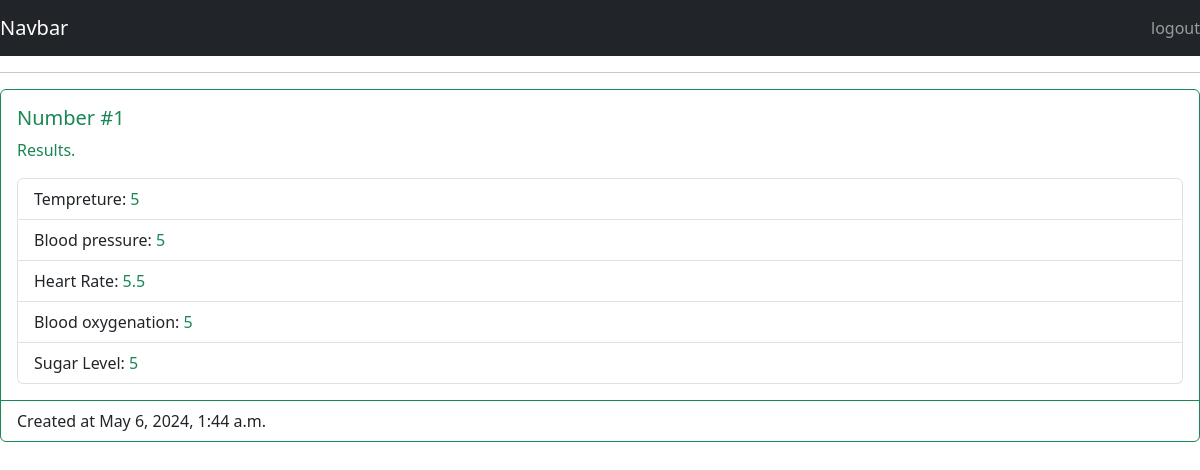
/result/1 (signed in), run on the app's committed database.
### medical/models.py (models this page shows, shortened)
class result(models.Model):
    created_at = models.DateTimeField(null=True, blank=True)
    temp = models.CharField(max_length=64)
    press = models.CharField(max_length=64)
    h_rate = models.CharField(max_length=64)
    b_oxy = models.CharField(max_length=64)
    Sugar = models.CharField(max_length=64)

### medical/views.py (the view)
# urls.py: path("result/<int:result_id>", views.result_info, name="result_info"),
@login_required(login_url="/login/")
def result_info(request, result_id):
    if request.method == "GET":
        main = get_object_or_404(result, pk=result_id)
        return render(request, "medical/result.html",{"main": main})

### medical/templates/medical/result.html
{% extends "medical/layout.html" %}
{% block body %}
<hr>
<div class="card border-success mb-3">
    <div class="card-body text-success">
    <h5 class="card-title">Number #{{main.id}}</h5>
    <p class="card-text">Results.</p>
    <ul class="list-group">
        <li class="list-group-item">Tempreture: <span class="list_span">{{main.temp}}</span></li>
        <li class="list-group-item">Blood pressure: <span class="list_span">{{main.press}}</span></li>
        <li class="list-group-item">Heart Rate: <span class="list_span">{{main.h_rate}}</span></li>
        <li class="list-group-item">Blood oxygenation: <span class="list_span">{{main.b_oxy}}</span></li>
        <li class="list-group-item">Sugar Level: <span class="list_span">{{main.Sugar}}</span></li>
    </ul>
    </div>
    <div class="card-footer bg-transparent border-success">Created at {{main.created_at}}</div>
</div>
{% endblock %}

### medical/static/medical/style.css (style rules this page uses)
.list_span { color:rgb(25, 135, 84); }

### data on the page
result: id "1", temp "5", press "5", h_rate "5.5", b_oxy "5", Sugar "5", created_at "May 6, 2024, 1:44 a.m."
